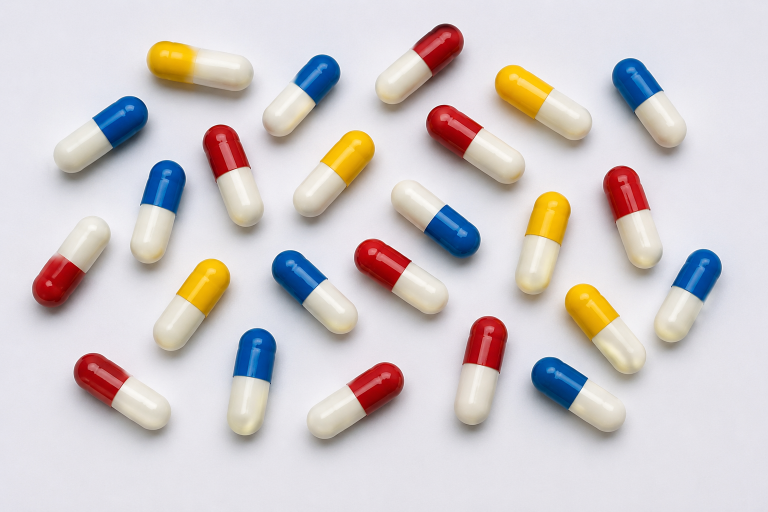
#> input picture opencv_study/images/image.png, 1536 x 1024 px, found by its file name (shown at 1/2 size)
$ python opencv_image.py
#> lines starting #> are read from the running program, lines starting #| are printed output that depends on the picture; after the words box and inside, x2 and y2 are one past the last pixel; in counts of white or black regions, pixels touching at a corner belong together
import cv2
import numpy as np

img = cv2.imread('opencv_study/images/image.png')
#> img is the input picture: shape (1024, 1536, 3); mean B, G, R 204.3, 203.2, 209.6

fr = cv2.resize(img, ( 680,480 ))
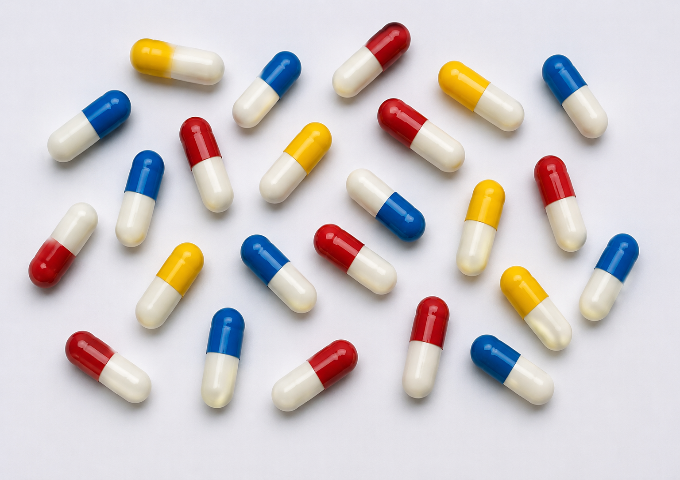
#> fr: shape (480, 680, 3); mean B, G, R 204.2, 203, 209.5

hsv = cv2.cvtColor(fr, cv2.COLOR_BGR2HSV)
#> hsv: shape (480, 680, 3); mean H, S, V 104.3, 34.2, 218.7

lower_red1 = np.array( [0,100,100] )
up_red1 = np.array( [10,255,255] )

lower_red2 = np.array( [150,100,100] )
up_red2 = np.array( [180,255,255] )

mask1 = cv2.inRange(hsv, lower_red1, up_red1)
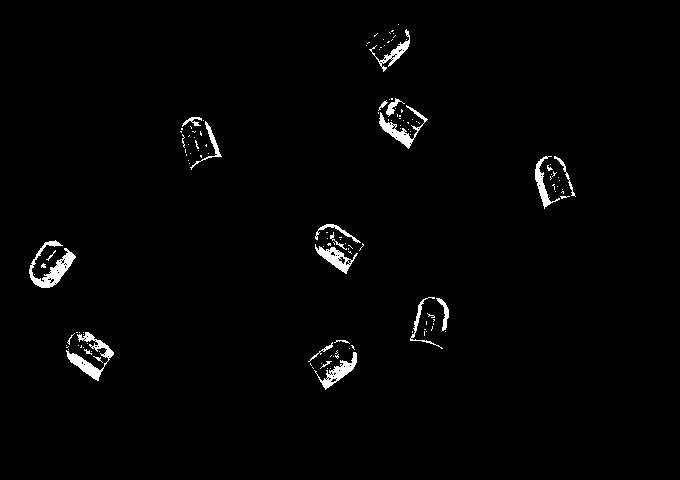
#> mask1: shape (480, 680); 1.6% white; 139 white regions (117 under 20 px), largest, box (x1, y1, x2, y2) and area: (29, 240, 76, 288) 759, (66, 332, 114, 381) 686, (379, 105, 428, 149) 505
mask2 = cv2.inRange(hsv, lower_red2, up_red2)
#> mask2: shape (480, 680); 2.3% white; 91 white regions (81 under 20 px), largest, box (x1, y1, x2, y2) and area: (411, 297, 446, 348) 1022, (180, 118, 217, 165) 967, (539, 156, 572, 202) 861

mask = mask1 + mask2
#> mask: shape (480, 680); 3.9% white; 10 white regions (1 under 20 px), largest, box (x1, y1, x2, y2) and area: (314, 224, 364, 274) 1498, (378, 98, 428, 149) 1478, (308, 340, 358, 390) 1478

kernel = np.ones((5,5), np.uint8)

mask = cv2.morphologyEx(mask, cv2.MORPH_OPEN, kernel, iterations=1)
#> mask: shape (480, 680); 3.8% white; 9 white regions, largest, box (x1, y1, x2, y2) and area: (314, 224, 362, 272) 1487, (66, 331, 113, 379) 1461, (378, 98, 425, 146) 1459

mask = cv2.morphologyEx(mask, cv2.MORPH_CLOSE, kernel, iterations=2)
#> mask: shape (480, 680); 3.8% white; 9 white regions, largest, box (x1, y1, x2, y2) and area: (314, 224, 362, 272) 1487, (66, 331, 113, 379) 1468, (378, 98, 425, 146) 1460

mask = cv2.dilate(mask, kernel, iterations=1)
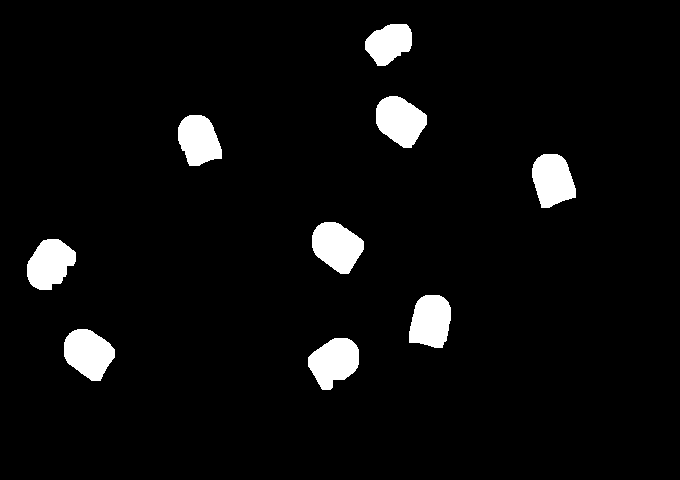
#> mask: shape (480, 680); 4.9% white; 9 white regions, largest, box (x1, y1, x2, y2) and area: (312, 222, 364, 274) 1887, (64, 329, 115, 381) 1864, (376, 96, 427, 148) 1856

color_layer = np.zeros_like(fr)
color_layer[:,:] = (0,255,0)

colred_object = cv2.bitwise_and(color_layer, color_layer, mask=mask)
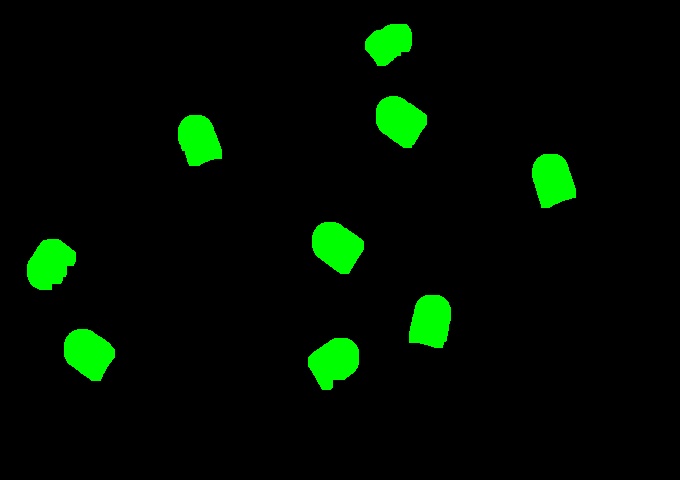
#> colred_object: shape (480, 680, 3); mean of channels 0, 1, 2 0, 12.4, 0; drawn as B, G, R
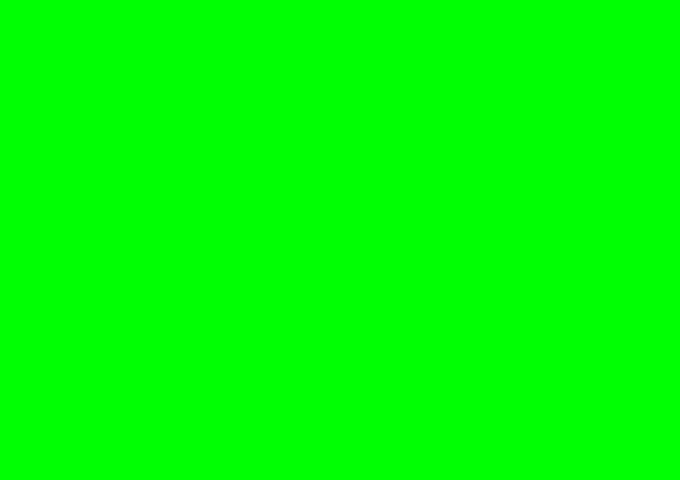
#> color_layer: shape (480, 680, 3); mean of channels 0, 1, 2 0, 255, 0; drawn as B, G, R

background = cv2.bitwise_and(fr, fr, mask=cv2.bitwise_not(mask))
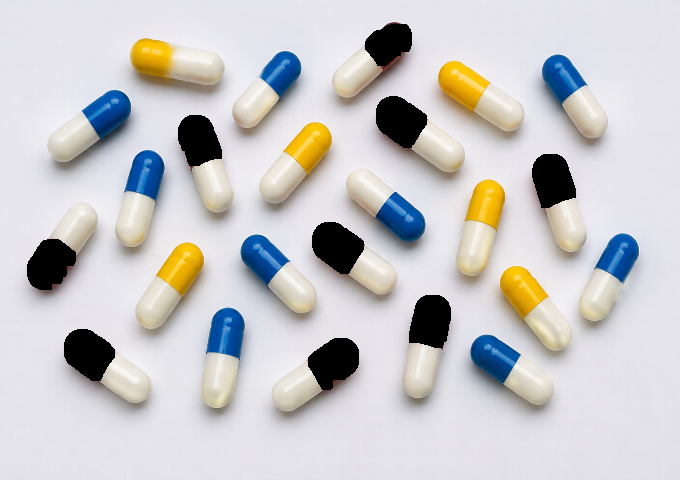
#> background: shape (480, 680, 3); mean B, G, R 201.1, 200, 201.1

result = cv2.add(colred_object, background)
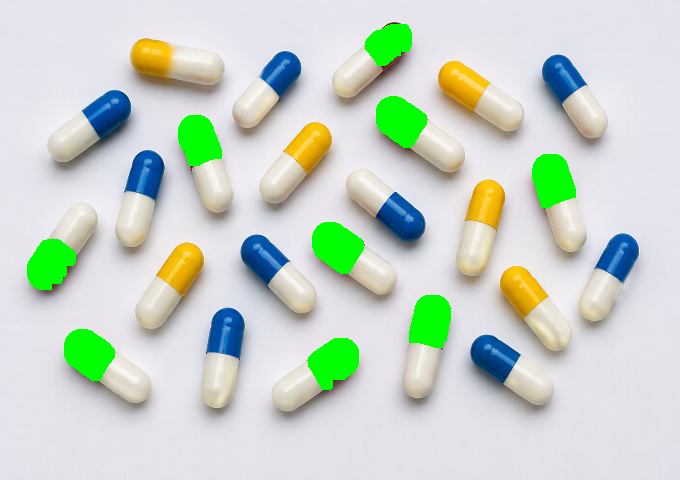
#> result: shape (480, 680, 3); mean of channels 0, 1, 2 201.1, 212.4, 201.1; drawn as B, G, R


cv2.imshow('surfer', result)
cv2.imshow('surfer', fr)
cv2.imshow('surfer', hsv)

cv2.waitKey(0)
cv2.destroyAllWindows()
